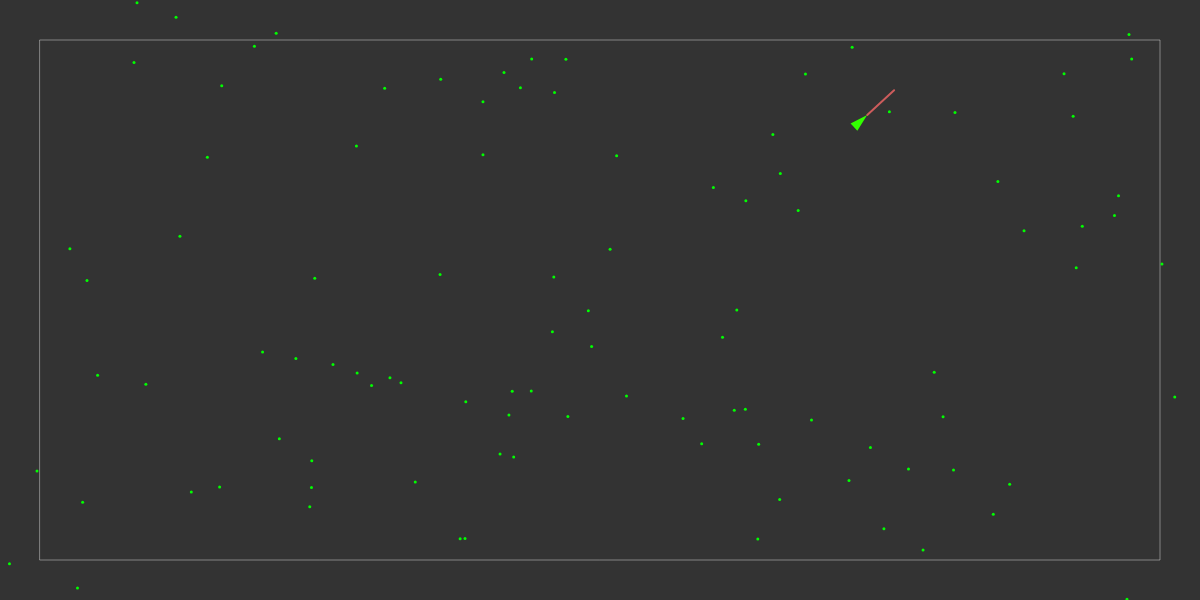
Frame 1 (no input)
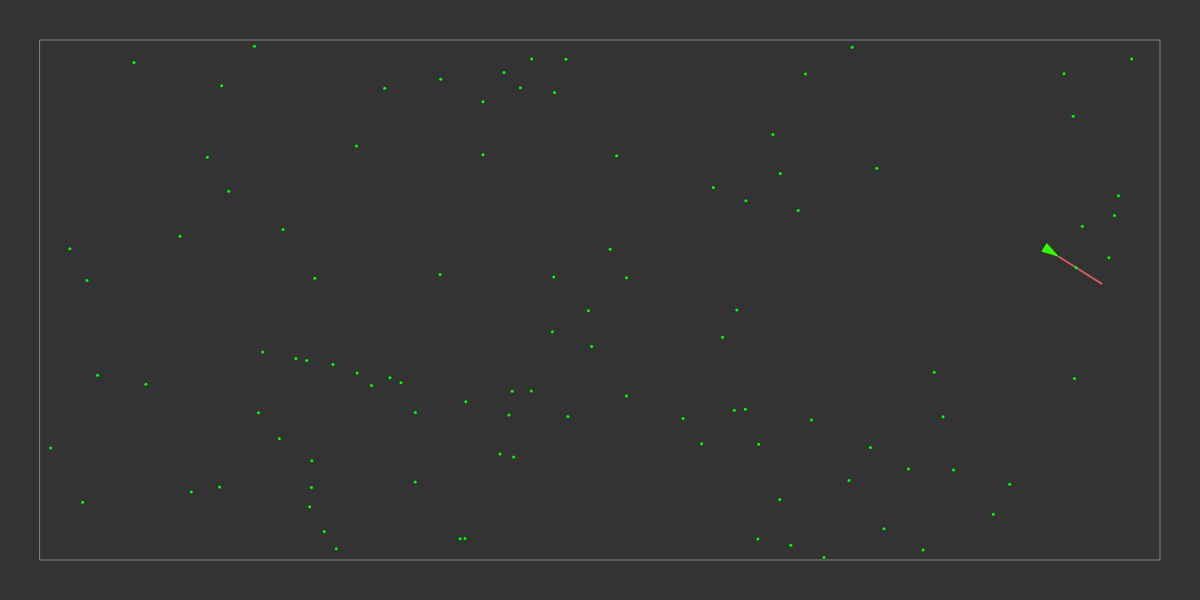
Frame 60 (no input)
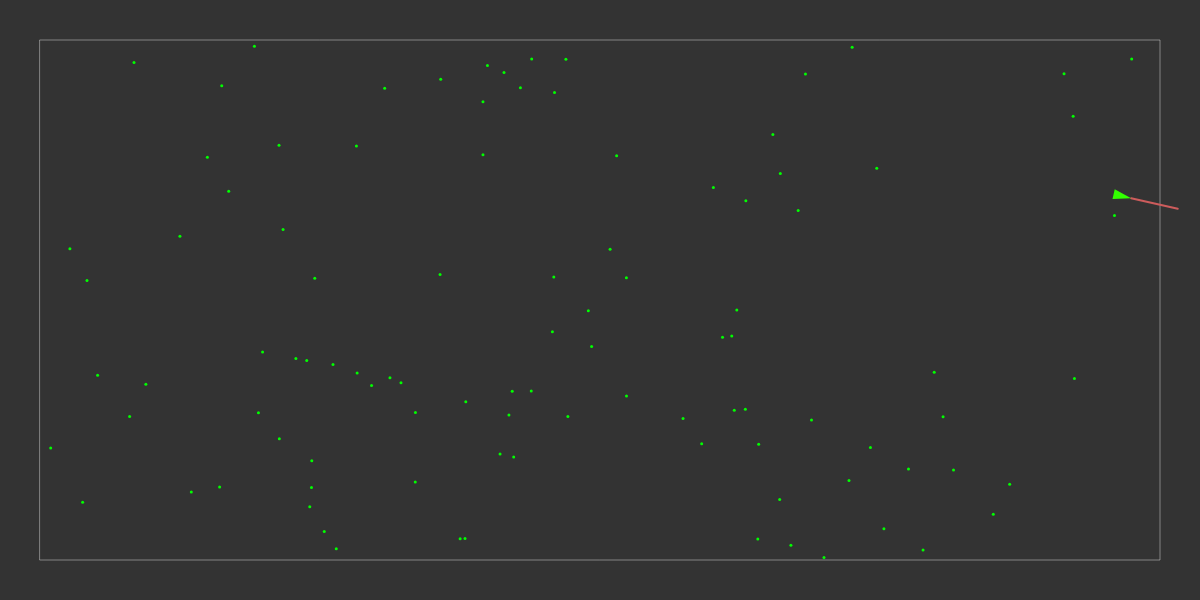
Frame 120 (the mouse pressed at the canvas centre since frame 60)

The p5.js sketch that drew these frames (run headless with seeded random() and noise() and a simulated clock; from frame 60 on, the mouse is pressed at the canvas centre):

// p5.js sketch
// ── sketch.js
const vehicles = [];
const vehicles_number = 1;

let food = null;
const food_number = 100;
const eat_distance = 5;

const debuggingElements = { };

function setup(){
    createCanvas(1200, 600);

    debuggingElements.showVehicleVelocity = createCheckbox("Show vehicle velocity", true);
    debuggingElements.showOuterEdge = createCheckbox("Show outer edge", true);
    debuggingElements.outerEdgeWidth = createSlider(20, 100, 40)

    for (let i=0; i<vehicles_number; i++){
        vehicles.push(new Vehicle(random(width), random(height)));
    }

    food = new Food(food_number);
}

function draw(){    
    background(51);
    
    if (debuggingElements.showOuterEdge.checked()) {
        const edge = debuggingElements.outerEdgeWidth.value();
        stroke(255, 100);
        strokeWeight(1);
        noFill();
        rect(edge, edge, width - 2*edge, height - 2*edge);
    }

    vehicles.forEach(v => {
        const closestFood = food.findClosestTo(v);
        v.seek(closestFood.item);
        if (closestFood.distance < eat_distance){
            food.eat(closestFood.idx);
        }

        v.update();
        v.avoidEdge();
        v.display();
    });

    food.checkEdge();
    food.display();
}
// ── food.js
class Food {
    constructor(n){
        this.resetFood(n);
    }

    resetFood(n){
        this.food = [];
        for (let i = 0; i < n; i++) {
            this.addFood();
        }
    }

    addFood(){
        this.food.push(new FoodItem());
    }

    eat(index){
        this.food.splice(index, 1);
        this.addFood();
    }

    findClosestTo(target){
        let closestIdx = -1;
        let closest = Infinity;
        this.food.forEach((item, idx) => {
            const d = item.position.dist(target.position);
            if (d < closest){
                closest = d;
                closestIdx = idx;
            }
        });

        return {
            item: this.food[closestIdx],
            idx: closestIdx,
            distance: closest
        };
    }

    checkEdge(){
        const isWithinEdge = (item, edge) => {
            if (item.position.x < edge) return false;
            if (item.position.x > width-edge) return false;
            if (item.position.y < edge) return false;
            if (item.position.y > height-edge) return false;
            return true;
        }

        const edge = debuggingElements.outerEdgeWidth.value();
        for (var i=this.food.length-1; i>=0; i--){
            if (!isWithinEdge(this.food[i], edge)){
                this.food.splice(i, 1);
                this.food.unshift(new FoodItem());
            }
        }
    }

    display(){
        this.food.forEach(f => f.display());
    }
}


class FoodItem {
    constructor(){
        this.position = createVector(
            random(width),
            random(height)
        );
    }

    display(){
        fill(0, 255, 0);
        noStroke();
        ellipse(this.position.x, this.position.y, 3, 3);
    }
}
// ── target.js
class Target {
    constructor(x, y, r){
        this.position = createVector(x, y);
        this.radius = r;
    }

    draw(){
        fill(110);
        noStroke();
        ellipse(this.position.x, this.position.y, this.radius, this.radius);
    }
}
// ── vehicle.js
class Vehicle {
    constructor(x, y){
        this.maxSpeed = 5;
        this.maxSteerForce = 0.5;

        this.health = 255;

        this.position = createVector(x, y);
        this.velocity = p5.Vector.random2D().setMag(random(this.maxSpeed));
        this.acceleration = createVector(0, 0);
    }

    update() {
        this.velocity.add(this.acceleration);
        this.position.add(this.velocity);
        this.acceleration.mult(0);
    }

    applyForce(force){
        this.acceleration.add(force);
    }

    wrap(){
        this.position.x = (this.position.x + width) % width;
        this.position.y = (this.position.y + height) % height;
    }

    avoidEdge(){
        const edge = debuggingElements.outerEdgeWidth.value();
        let desired = null;

        if (this.position.x < edge){
            desired = createVector(this.maxSpeed, this.velocity.y);
        }

        if (this.position.x > width-edge){
            desired = createVector(-this.maxSpeed, this.velocity.y);
        }

        if (this.position.y < edge){
            desired = createVector(this.velocity.x, this.maxSpeed);
        }

        if (this.position.y > height-edge){
            desired = createVector(this.velocity.x, -this.maxSpeed);
        }

        if (desired !== null){
            desired.setMag(this.maxSpeed);
            const steer = p5.Vector.sub(desired, this.velocity);
            steer.limit(this.maxSteerForce);
            this.applyForce(steer);
        }
    };

    seek(target){
        if (!target) return;
        
        const desired = p5.Vector.sub(target.position, this.position);
        
        desired.mag() < target.radius
            ? desired.setMag(map(desired.mag(), 0, target.radius, 0, this.maxSpeed))
            : desired.setMag(this.maxSpeed);

        const steer = p5.Vector.sub(desired, this.velocity).limit(this.maxSteerForce);

        this.applyForce(steer);
    }

    display() {
        
        push();
        translate(this.position.x, this.position.y);
        rotate(this.velocity.heading());

        if (debuggingElements.showVehicleVelocity.checked()){
            stroke('#CD5C5C');
            strokeWeight(2);
            line(10, 0, 10+map(this.velocity.mag(), 0, this.maxSpeed, 0, 50), 0);
        }
        
        noStroke()
        fill(50, this.health, 0);
        triangle(10, 0, -8, 5, -8, -5);

        pop();
    }
}
